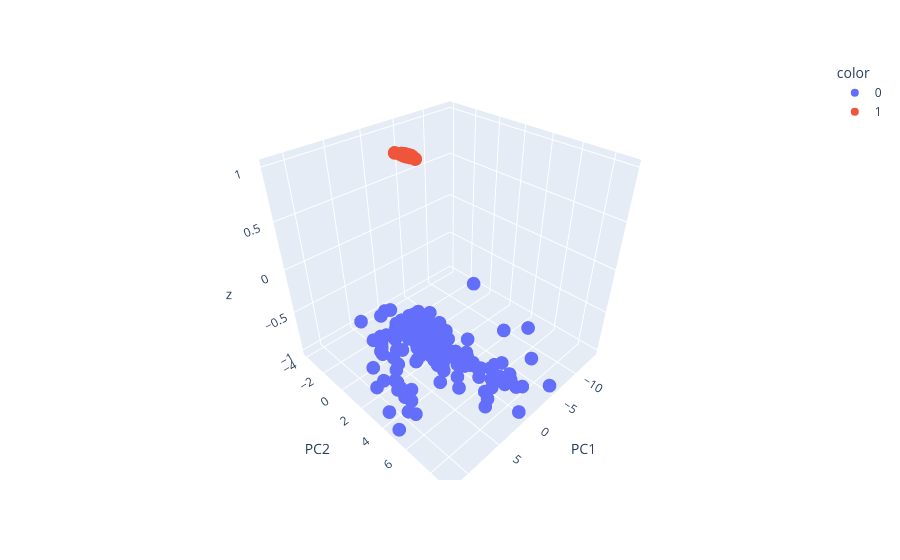

The notebook cell saved with this chart:
### Code cell
X = df.iloc[:, :-2]

pca = PCA(n_components=2)

components = pca.fit_transform(X)

new_axis = phase1_data["y"].T.copy().astype(float)
new_axis[new_axis == 0] = -1

df_components = pd.DataFrame(components, columns=["PC1", "PC2"])
df_new_axis = pd.DataFrame( new_axis, columns=["z"])

df_kernel = pd.concat([df_components, df_new_axis], axis=1, join="inner")

one_count = np.sum(df_kernel["z"] == 1)
print("one_count", one_count)
zero_count = np.sum(df_kernel["z"] == -1)
print("zero_count", zero_count)

fig = px.scatter_3d(df_kernel, x="PC1", y="PC2", z="z", color=df['y'], hover_name=df['mine'],)
fig.show()

### Figure 1 — Plotly figure (JSON) as saved in the notebook; plotly's stock layout.template omitted (floating-point values rounded to 4 significant figures; data arrays with more than 128 entries replaced by an {"elided": "..."} marker saying what was removed)
{"data": [{"hovertemplate": "<b>%{hovertext}</b><br><br>color=0<br>PC1=%{x}<br>PC2=%{y}<br>z=%{z}<extra></extra>", "hovertext": {"elided": "2212 float values"}, "legendgroup": "0", "marker": {"color": "#636efa", "symbol": "circle"}, "mode": "markers", "name": "0", "scene": "scene", "showlegend": true, "type": "scatter3d", "x": {"elided": "2212 float values"}, "y": {"elided": "2212 float values"}, "z": {"elided": "2212 float values"}}, {"hovertemplate": "<b>%{hovertext}</b><br><br>color=1<br>PC1=%{x}<br>PC2=%{y}<br>z=%{z}<extra></extra>", "hovertext": {"elided": "1097 float values"}, "legendgroup": "1", "marker": {"color": "#EF553B", "symbol": "circle"}, "mode": "markers", "name": "1", "scene": "scene", "showlegend": true, "type": "scatter3d", "x": {"elided": "1097 float values"}, "y": {"elided": "1097 float values"}, "z": {"elided": "1097 float values"}}], "layout": {"legend": {"title": {"text": "color"}, "tracegroupgap": 0}, "margin": {"t": 60}, "scene": {"domain": {"x": [0, 1], "y": [0, 1]}, "xaxis": {"title": {"text": "PC1"}}, "yaxis": {"title": {"text": "PC2"}}, "zaxis": {"title": {"text": "z"}}}}}
